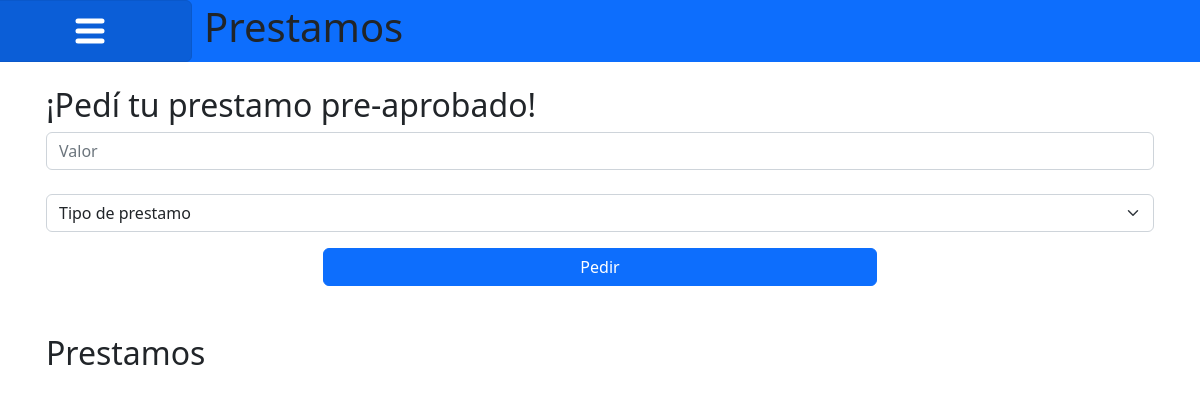
The app's page /prestamos/483/ (signed in), older data.
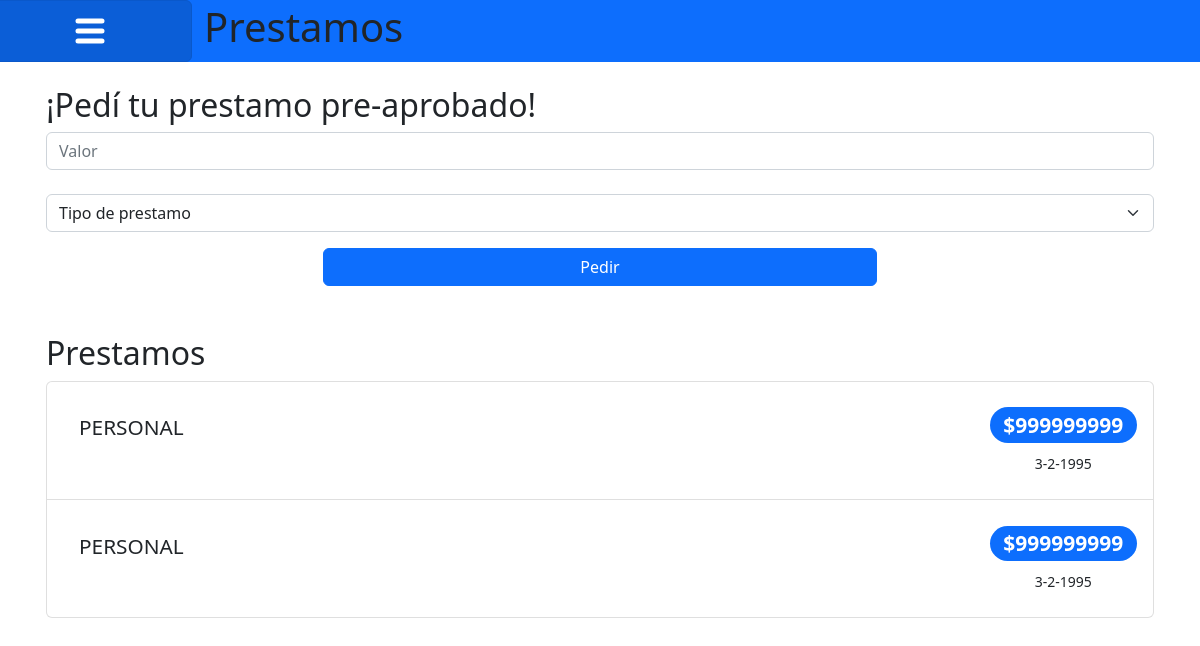
The same page, newer data.
### cuentas/models.py (models this page shows)
class Prestamo(models.Model):
    loan_id = models.AutoField(primary_key=True)
    loan_type = models.TextField()
    loan_date = models.TextField()
    loan_total = models.IntegerField()
    customer = models.ForeignKey(Cliente,models.DO_NOTHING, null=False,blank=False)
    class Meta:
        managed = False
        db_table = 'prestamo'

### prestamos/views.py (the view)
# urls.py: path('<int:customer_id>/', views.indexprestamo, name='indexprestamo'),
@login_required(login_url="/login/")
def indexprestamo(request,customer_id):
    cuenta = Cuenta.objects.get(customer_id=customer_id)
    prestamos= Prestamo.objects.filter(customer_id = customer_id)
    context = dict(prestamos=prestamos,cuenta=cuenta)
    return render(request,"prestamos/prestamos.html",context)

### prestamos/templates/prestamos/prestamos.html (shortened to what this page needs)
{% extends "prestamos/base.html" %}
{% block content %}
<form action="{% url 'prestamos-pedirprestamo' cuenta.customer_id_id %}" method="post">
<div class="container py-2 px-3 border-primary my-3" >
<h2>¡Pedí tu prestamo pre-aprobado!</h2>
    <form>
        <fieldset>
            <input class="form-control" type="text" name="valor" placeholder="Valor" required>
            <select class="form-select" name="loantype" id="loantype">
                <option selected disabled value="">Tipo de prestamo</option>
            </select>
        </fieldset>
        <div class="d-grid gap-2 col-6 mx-auto">
            <input class="btn btn-primary my-3" type="submit" value="Pedir">
        </div>
    </form>
</div>
<div class="container py-2 px-3" >
    <h2>Prestamos</h2>
    <ol class="list-group list-group">
        {% for p in prestamos %}
        <li class="list-group-item d-flex justify-content-between align-items-start">
            <div class="ms-3 me-auto">
              <h4><div>{{p.loan_type}}</div></h4>
            </div>
            <pc class="text-center"></p>
              <h3><span class="badge bg-primary rounded-pill">${{ p.loan_total }}</span></h3>
              <p class="text-center"><small>{{ p.loan_date }}</small></p>
        </li>
        {% endfor %}
      </ol>
</div>
{% endblock content %}

### prestamos/templates/prestamos/base.html (shortened to what this page needs)
<!DOCTYPE html>
<html lang="es">
<head>
    <link href="https://cdn.jsdelivr.net/npm/bootstrap@5.2.0-beta1/dist/css/bootstrap.min.css" rel="stylesheet">
    <link rel="stylesheet" href="/static/clientes/principal.css">
    <link rel="stylesheet" href="/static/clientes/sidebar.css">
</head>
<body>
    <header>
        <div class="row align-items-center bg-primary">
            <a class="btn btn-primary col-2" data-bs-toggle="offcanvas" href="#offcanvas" role="button" aria-controls="offcanvasExample">
            </a>
            <h1 class="col-10" id="headertext">
                Prestamos
            </h1>
        </div>
    </header>
    <main>
        {% block content%}
        {% endblock content %}
    </main>
</body>
</html>

### clientes/static/clientes/principal.css (style rules this page uses)
h4 { font-size: 1.3rem; display: flex; align-items: center; position: relative; position: absolute; top: 50%; margin-top: -25px; }

Row changes from the older to the newer data that the page shows:
added Prestamo: loan_type "PERSONAL", loan_total "999999999", loan_date "3-2-1995"
added Prestamo: loan_type "PERSONAL", loan_total "999999999", loan_date "3-2-1995"
